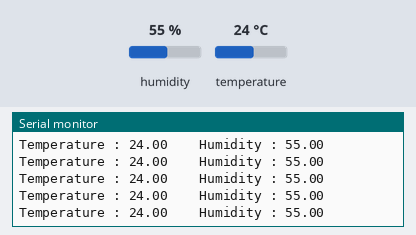
Recording of a sketch running on a simulated ESP32. Parts: the last lines printed to the serial monitor. The inputs (shaded band) are chosen by the test bench; at power-on: humidity 55 %, temperature 24 °C. WiFi joins after 1.5 s; servers stay silent unless stated.

Above: at 3.0 s.
3.1 s: humidity set to 22 %
At 4.21 s:
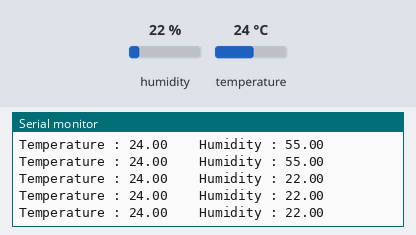
4.6 s: temperature set to 12 °C
6.1 s: humidity set to 40 %
At 6.31 s:
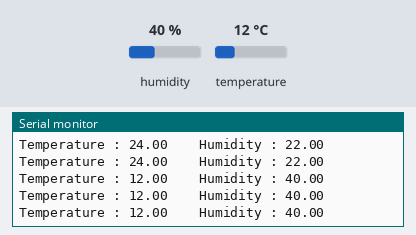
Timing chart, 0 to 9.1 s (numbered marks = the images above; inputs shaded):
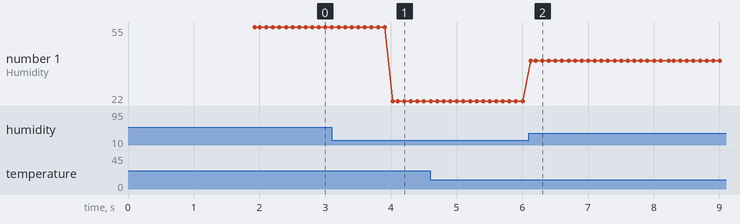

Measured:
- after the input at 3.1 s, the serial monitor: prints a new line after 0.93 s (image 1)
- after the input at 6.1 s, the serial monitor: prints a new line at once (image 2)
- plotted number 1: 55 → 22 after the input at 3.1 s, 22 → 40 after the input at 6.1 s

The sketch:

IOT_Temp.ino
```cpp
//Tech Trends Shameer

#define BLYNK_TEMPLATE_ID "TMPL3Q0iTvN8a"
#define BLYNK_TEMPLATE_NAME "temprature"
#define BLYNK_AUTH_TOKEN "CaCUP7YylCs5r_kUGiXJ6Otw4P8aK22F"

#define BLYNK_PRINT Serial
#include <WiFi.h>
//#include <ESP8266WiFi.h>
#include <BlynkSimpleEsp32.h>

#include <DHT.h>


char auth[] = BLYNK_AUTH_TOKEN;

char ssid[] = "JAY5G";  // type your wifi name
char pass[] = "12442100";  // type your wifi password

BlynkTimer timer;


#define DHTPIN 27 //Connect Out pin to D2 in NODE MCU
#define DHTTYPE DHT11
DHT dht(DHTPIN, DHTTYPE);


void sendSensor()
{
  float h = dht.readHumidity();
  float t = dht.readTemperature(); // or dht.readTemperature(true) for Fahrenheit

  if (isnan(h) || isnan(t)) {
    Serial.println("Failed to read from DHT sensor!");
    return;
  }
  // You can send any value at any time.
  // Please don't send more that 10 values per second.
    Blynk.virtualWrite(V0, t);
    Blynk.virtualWrite(V1, h);
    Serial.print("Temperature : ");
    Serial.print(t);
    Serial.print("    Humidity : ");
    Serial.println(h);
}
void setup()
{

  Serial.begin(115200);


  Blynk.begin(auth, ssid, pass);
  dht.begin();
  timer.setInterval(100L, sendSensor);

  }

void loop()
{
  Blynk.run();
  timer.run();
 }
```
